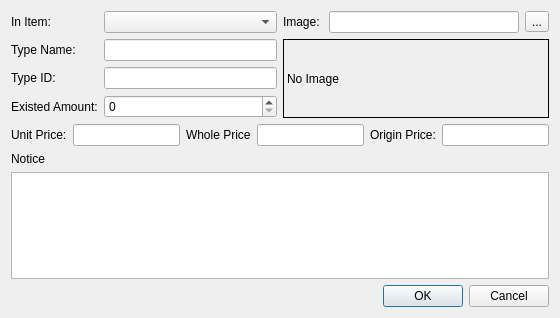
<?xml version="1.0" encoding="UTF-8"?>
<ui version="4.0">
 <class>DialogNewType</class>
 <widget class="QDialog" name="DialogNewType">
  <property name="geometry">
   <rect>
    <x>0</x>
    <y>0</y>
    <width>560</width>
    <height>318</height>
   </rect>
  </property>
  <property name="windowTitle">
   <string>Dialog</string>
  </property>
  <layout class="QVBoxLayout" name="verticalLayout">
   <item>
    <layout class="QHBoxLayout" name="horizontalLayout_2">
     <item>
      <layout class="QGridLayout" name="gridLayout">
       <item row="0" column="0">
        <widget class="QLabel" name="lblItem">
         <property name="text">
          <string>In Item:</string>
         </property>
        </widget>
       </item>
       <item row="0" column="1">
        <widget class="QComboBox" name="comboItem"/>
       </item>
       <item row="1" column="0">
        <widget class="QLabel" name="lblName">
         <property name="text">
          <string>Type Name:</string>
         </property>
        </widget>
       </item>
       <item row="1" column="1">
        <widget class="QLineEdit" name="editName"/>
       </item>
       <item row="2" column="0">
        <widget class="QLabel" name="lblID">
         <property name="text">
          <string>Type ID:</string>
         </property>
        </widget>
       </item>
       <item row="2" column="1">
        <widget class="QLineEdit" name="editID"/>
       </item>
       <item row="3" column="0">
        <widget class="QLabel" name="lblAmount">
         <property name="text">
          <string>Existed Amount:</string>
         </property>
        </widget>
       </item>
       <item row="3" column="1">
        <widget class="QSpinBox" name="spinAmount"/>
       </item>
      </layout>
     </item>
     <item>
      <layout class="QGridLayout" name="gridLayout_2">
       <item row="0" column="0">
        <widget class="QLabel" name="lblImage">
         <property name="text">
          <string>Image: </string>
         </property>
        </widget>
       </item>
       <item row="0" column="1">
        <widget class="QLineEdit" name="editPath"/>
       </item>
       <item row="0" column="2">
        <widget class="QToolButton" name="btnBrowse">
         <property name="text">
          <string>...</string>
         </property>
        </widget>
       </item>
       <item row="1" column="0" colspan="3">
        <widget class="QLabel" name="imgAvatar">
         <property name="frameShape">
          <enum>QFrame::Box</enum>
         </property>
         <property name="text">
          <string>No Image</string>
         </property>
        </widget>
       </item>
      </layout>
     </item>
    </layout>
   </item>
   <item>
    <layout class="QHBoxLayout" name="horizontalLayout">
     <item>
      <widget class="QLabel" name="lblUnit">
       <property name="text">
        <string>Unit Price:</string>
       </property>
      </widget>
     </item>
     <item>
      <widget class="QLineEdit" name="editUnit"/>
     </item>
     <item>
      <widget class="QLabel" name="lblWhole">
       <property name="text">
        <string>Whole Price</string>
       </property>
      </widget>
     </item>
     <item>
      <widget class="QLineEdit" name="editWhole"/>
     </item>
     <item>
      <widget class="QLabel" name="lblOrigin">
       <property name="text">
        <string>Origin Price:</string>
       </property>
      </widget>
     </item>
     <item>
      <widget class="QLineEdit" name="editOrigin"/>
     </item>
    </layout>
   </item>
   <item>
    <widget class="QLabel" name="lblNotice">
     <property name="text">
      <string>Notice</string>
     </property>
    </widget>
   </item>
   <item>
    <widget class="QPlainTextEdit" name="textNotice"/>
   </item>
   <item>
    <widget class="QDialogButtonBox" name="buttonBox">
     <property name="orientation">
      <enum>Qt::Horizontal</enum>
     </property>
     <property name="standardButtons">
      <set>QDialogButtonBox::Cancel|QDialogButtonBox::Ok</set>
     </property>
    </widget>
   </item>
  </layout>
 </widget>
 <tabstops>
  <tabstop>comboItem</tabstop>
  <tabstop>editName</tabstop>
  <tabstop>editID</tabstop>
  <tabstop>spinAmount</tabstop>
  <tabstop>editUnit</tabstop>
  <tabstop>editWhole</tabstop>
  <tabstop>editOrigin</tabstop>
  <tabstop>editPath</tabstop>
  <tabstop>btnBrowse</tabstop>
  <tabstop>textNotice</tabstop>
 </tabstops>
 <resources/>
 <connections>
  <connection>
   <sender>buttonBox</sender>
   <signal>accepted()</signal>
   <receiver>DialogNewType</receiver>
   <slot>accept()</slot>
   <hints>
    <hint type="sourcelabel">
     <x>248</x>
     <y>254</y>
    </hint>
    <hint type="destinationlabel">
     <x>157</x>
     <y>274</y>
    </hint>
   </hints>
  </connection>
  <connection>
   <sender>buttonBox</sender>
   <signal>rejected()</signal>
   <receiver>DialogNewType</receiver>
   <slot>reject()</slot>
   <hints>
    <hint type="sourcelabel">
     <x>316</x>
     <y>260</y>
    </hint>
    <hint type="destinationlabel">
     <x>286</x>
     <y>274</y>
    </hint>
   </hints>
  </connection>
 </connections>
</ui>
